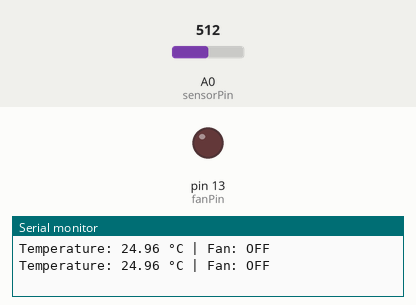
Simulated run of this sketch. Board: Arduino Uno, built with avr-gcc and run on an emulated ATmega328P. Parts: output pins drawn as LEDs (lit = HIGH), the last lines printed to the serial monitor. The test bench sets the inputs (shaded band); at power-on: A0 (sensorPin) = 512.

Above: at 1.8 s.
1.9 s: A0 (sensorPin) set to 498
At 3.2 s:
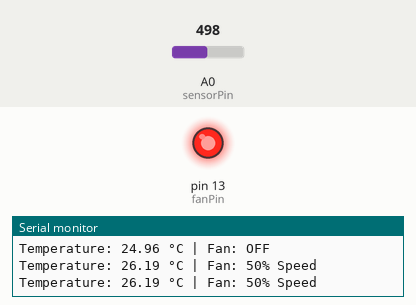
3.5 s: A0 (sensorPin) set to 716
At 4.9 s:
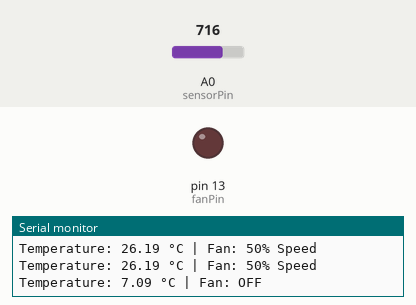
5.5 s: A0 (sensorPin) set to 511
At 6.5 s:
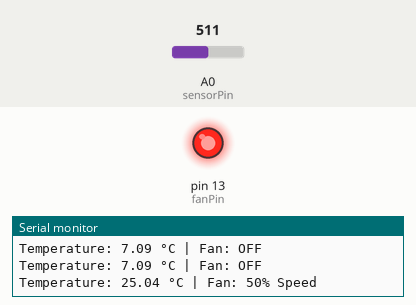
Timing chart, 0 to 8.5 s (numbered marks = the images above; inputs shaded):
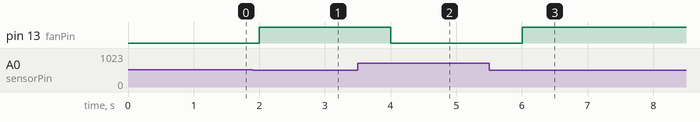

The sketch:

sketch.ino
```cpp
const int sensorPin = A0;
const int fanPin = 13;

const float BETA = 3950;

void setup() {
  Serial.begin(9600);
  pinMode(fanPin, OUTPUT);
}

void loop() {
  int analogValue = analogRead(sensorPin);


  float celsius = 1 / (log(1 / (1023.0 / analogValue - 1)) / BETA + 1.0 / 298.15) - 273.15;

  int fanSpeed = 0;
  String fanState = "";

  if (celsius < 25) {
    fanSpeed = 0;
    fanState = "OFF";
  }
  else if (celsius >= 25 && celsius < 30) {
    fanSpeed = 128;
    fanState = "50% Speed";
  }
  else {
    fanSpeed = 255;
    fanState = "100% Speed";
  }

  analogWrite(fanPin, fanSpeed);

  Serial.print("Temperature: ");
  Serial.print(celsius);
  Serial.print(" °C | Fan: ");
  Serial.println(fanState);

  delay(1000);
}
```

Measured:
- the behaviour switches between 512 and 511 on A0 (sensorPin) (found by bisection; images 0 and 1)
- after the input at 1.9 s, pin 13 (fanPin): LOW → HIGH after 0.10 s
- after the input at 3.5 s, pin 13 (fanPin): HIGH → LOW after 0.51 s
- after the input at 5.5 s, pin 13 (fanPin): LOW → HIGH after 0.51 s
